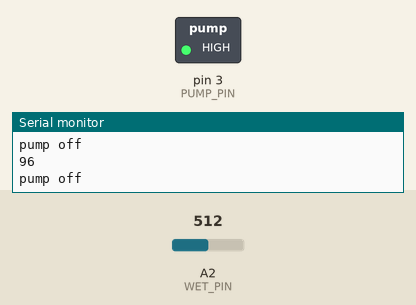
The sketch below on a simulated Arduino Uno, built with avr-gcc and run on an emulated ATmega328P. Parts: switched loads named in the sketch (green lamp = pin HIGH), the last lines printed to the serial monitor. The inputs (shaded band) are chosen by the test bench; at power-on: A2 (WET_PIN) = 512.

Above: at 1.2 s.
1.3 s: A2 (WET_PIN) set to 967
2.8 s: A2 (WET_PIN) set to 990
At 3.8 s:
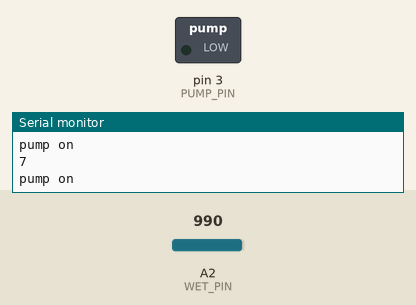
4.3 s: A2 (WET_PIN) set to 615
5.8 s: A2 (WET_PIN) set to 587
At 6.2 s:
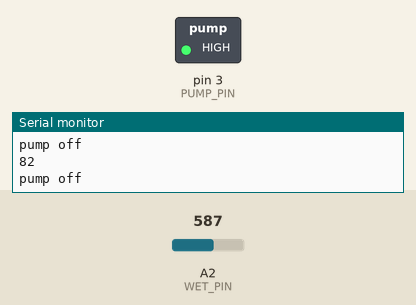
7.3 s: A2 (WET_PIN) set to 1023
At 8.4 s:
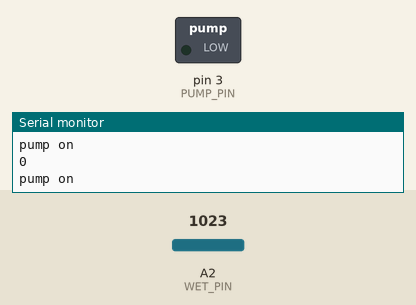
Timing chart, 0 to 9.8 s (numbered marks = the images above; inputs shaded):
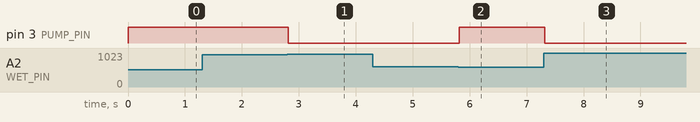

The sketch:

Task_0.4.ino
```cpp
#define PUMP_PIN 3
#define WET_PIN A2
int soilMoistureValue = 0;
int percentage = 0;

void setup(){
    pinMode(PUMP_PIN, OUTPUT);
    Serial.begin();
}

void loop(){
    soilMoistureValue = analogRead(WET_PIN);
    percentage = map(soilMoistureValue, 490, 1023, 100, 0);
    Serial.println(percentage);
    if(percentage < 10){
        Serial.println("pump on");
        digitalWrite(PUMP_PIN, LOW);
    }
    if(percentage > 80){
        Serial.println("pump off");
        digitalWrite(PUMP_PIN, HIGH);
    }
}
```

Measured:
- the behaviour switches between 975 and 976 on A2 (WET_PIN) (found by bisection; images 0 and 1)
- the behaviour switches between 597 and 596 on A2 (WET_PIN) (found by bisection; images 1 and 2)
- after the input at 2.8 s, pin 3 (PUMP_PIN): HIGH → LOW at once
- after the input at 5.8 s, pin 3 (PUMP_PIN): LOW → HIGH at once
- after the input at 7.3 s, pin 3 (PUMP_PIN): HIGH → LOW at once
